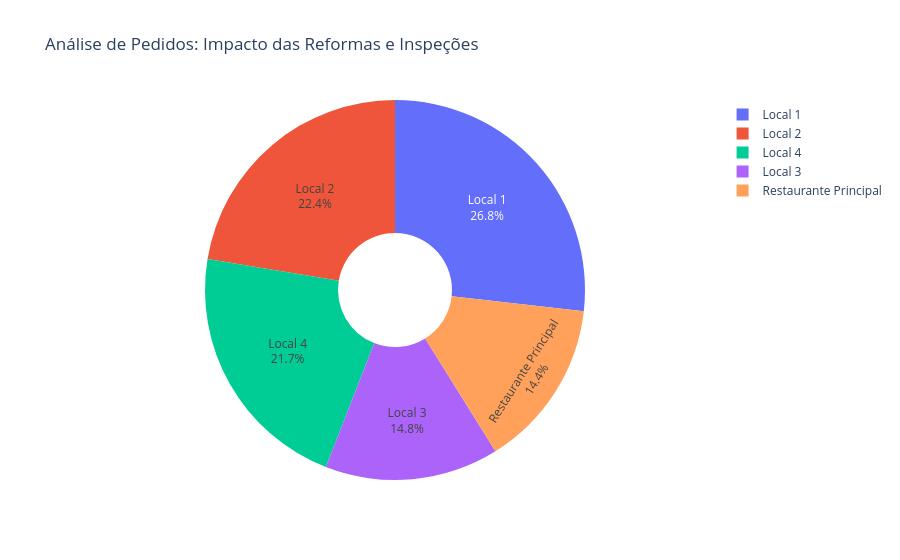

Write notebook code for a chart like this one.
### Code cell
import plotly.express as px
import pandas as pd

# 1. Definindo os novos dados (cálculos já aplicados)
# Local 1: 18.650 (estável)
# Local 2: 15.600 (aumento de 30%)
# Local 3: 10.300 (aumento de 3%)
# Local 4: 15.100 (estável)
# Restaurante Principal: 10.000 (queda de 50%)

dados_atualizados = {
    'Unidade': ['Local 1', 'Local 2', 'Local 3', 'Local 4', 'Restaurante Principal'],
    'Pedidos': [18650, 15600, 10300, 15100, 10000]
}

# Criando o DataFrame
df = pd.DataFrame(dados_atualizados)

# 2. Criando o gráfico de pizza
# Usei 'hole=0.3' para um visual de rosca, se preferir pizza total, mude para 0
fig = px.pie(df, 
             values='Pedidos', 
             names='Unidade', 
             title='Análise de Pedidos: Impacto das Reformas e Inspeções',
             hole=0.3)

# 3. Colocando nome e porcentagem dentro das fatias
fig.update_traces(textinfo='label+percent', textposition='inside')

# Exibindo o resultado
fig.show()

### Figure 1 — Plotly figure (JSON) as saved in the notebook; plotly's stock layout.template omitted (floating-point values rounded to 4 significant figures)
{"data": [{"domain": {"x": [0, 1], "y": [0, 1]}, "hole": 0.3, "hovertemplate": "Unidade=%{label}<br>Pedidos=%{value}<extra></extra>", "labels": ["Local 1", "Local 2", "Local 3", "Local 4", "Restaurante Principal"], "legendgroup": "", "name": "", "showlegend": true, "textinfo": "label+percent", "textposition": "inside", "type": "pie", "values": [18650, 15600, 10300, 15100, 10000]}], "layout": {"legend": {"tracegroupgap": 0}, "title": {"text": "Análise de Pedidos: Impacto das Reformas e Inspeções"}}}
